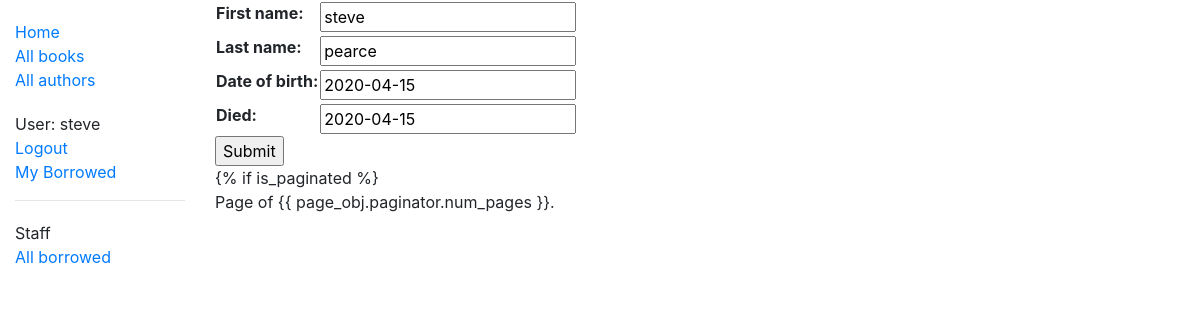
Screenshot of /catalog/author/1/update/ (signed in) with the database file from the repository.
### catalog/models.py (models this page shows, shortened)
class Author(models.Model):
    first_name = models.CharField(max_length=100)
    last_name = models.CharField(max_length=100)
    date_of_birth = models.DateField(null=True, blank=True)
    date_of_death = models.DateField('died', null=True, blank=True)
    class Meta:
        ordering = ['last_name', 'first_name']

### catalog/views.py (the view)
class AuthorUpdate(PermissionRequiredMixin, UpdateView):
    model = Author
    fields = ['first_name', 'last_name', 'date_of_birth', 'date_of_death']
    permission_required = 'catalog.can_mark_returned'

### catalog/templates/catalog/author_form.html (shortened to what this page needs)
{% extends "base_generic.html" %}
{% block content %}
<form action="" method="post">
    <table>
    {{ form.as_table }}
    </table>
    <input type="submit" value="Submit" />
</form>
{% endblock %}

### catalog/templates/base_generic.html (shortened to what this page needs)
<!DOCTYPE html>
<html lang="en">
  <head>
    <link
      rel="stylesheet"
      href="https://stackpath.bootstrapcdn.com/bootstrap/4.1.3/css/bootstrap.min.css"
    />
    {% load static %}
    <link rel="stylesheet" href="{% static 'css/styles.css' %}" />
  </head>
  <body>
    <div class="container-fluid">
      <div class="row">
        <div class="col-sm-2">
          {% block sidebar %}
          <ul class="sidebar-nav">
            <li><a href="{% url 'index' %}">Home</a></li>
            <li><a href="{% url 'books' %}">All books</a></li>
            <li><a href="{% url 'authors' %}">All authors</a></li>
          </ul>
          <ul class="sidebar-nav">
            {% if user.is_authenticated %}
            <li>User: {{ user.get_username }}</li>
            <li>
              <a href="{% url 'logout'%}?next={{request.path}}">Logout</a>
            </li>
            <li><a href="{% url 'my-borrowed' %}">My Borrowed</a></li>
            {% else %}
            <li><a href="{% url 'login'%}?next={{request.path}}">Login</a></li>
            {% endif %}
          </ul>
          {% if user.is_staff %}
          <hr />
          <ul class="sidebar-nav">
            <li>Staff</li>
            {% if perms.catalog.can_mark_returned %}
            <li><a href="{% url 'all-borrowed' %}">All borrowed</a></li>
            {% endif %}
          </ul>
          {% endif %} {% endblock %}
        </div>
        <div class="col-sm-10">
          {% block content %}{% endblock %} {% block pagination %} {% if
          is_paginated %}
          <div class="pagination">
            <span class="page-links">
              <span class="page-current">
                Page {{ page_obj.number }} of {{ page_obj.paginator.num_pages
                }}.
              </span>
            </span>
          </div>
          {% endblock %}
        </div>
      </div>
    </div>
  </body>
</html>

### catalog/static/css/styles.css (style rules this page uses)
.sidebar-nav { margin-top: 20px; padding: 0; list-style: none; }

### rows the page displays
Author: first_name "steve", last_name "pearce", date_of_birth "2020-04-15", date_of_death "2020-04-15"

### other values shown
{{ user.get_username }} "steve"
